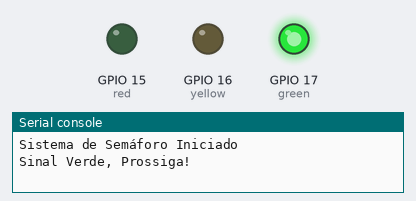
The program below on a simulated ESP32 board running MicroPython. On the bench: output pins drawn as LEDs (lit = HIGH), the last lines printed to the serial console. Wiring (from the project's diagram.json): green LED on GPIO 15.

Above: at 10.0 s.
At 20.2 s:
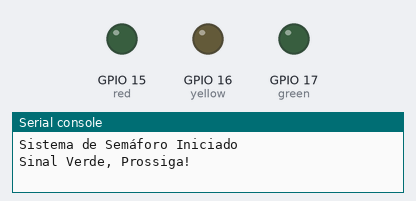
At 25.5 s:
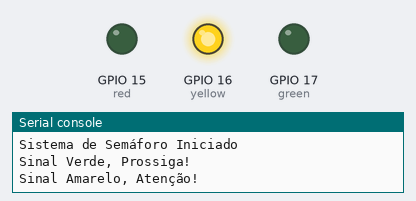
At 34.5 s:
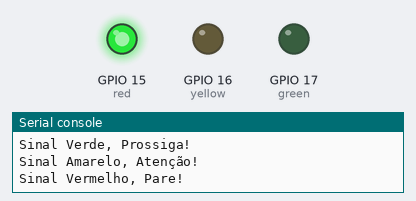
Timing chart, 0 to 50.1 s (numbered marks = the images above):
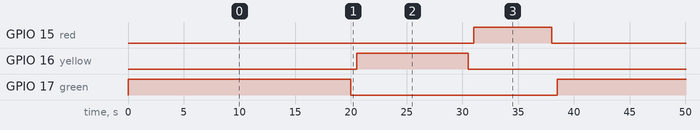

The program:

main.py
```python
from machine import Pin
from utime import sleep

# Definindo os pinos dos LEDs
red = Pin(15, Pin.OUT)
yellow = Pin(16, Pin.OUT)
green = Pin(17, Pin.OUT)

print("Sistema de Semáforo Iniciado")

while True:
    # Verde - 20s
    red.off()
    yellow.off()
    green.on()
    print("Sinal Verde, Prossiga!")
    sleep(20)
    green.off()
    sleep(0.5)

    # Amarelo - 10s
    yellow.on()
    print("Sinal Amarelo, Atenção!")
    sleep(10)
    yellow.off()
    sleep(0.5)

    # Vermelho - 7s
    red.on()
    print("Sinal Vermelho, Pare!")
    sleep(7)
    red.off()
    sleep(0.5)

    
```

Measured:
- by itself, GPIO 15 (red): alternates HIGH for 7.0 s and LOW for 31.5 s
- by itself, GPIO 16 (yellow): alternates HIGH for 10.0 s and LOW for 28.5 s
- by itself, GPIO 17 (green): alternates HIGH for 20.0 s and LOW for 18.5 s
